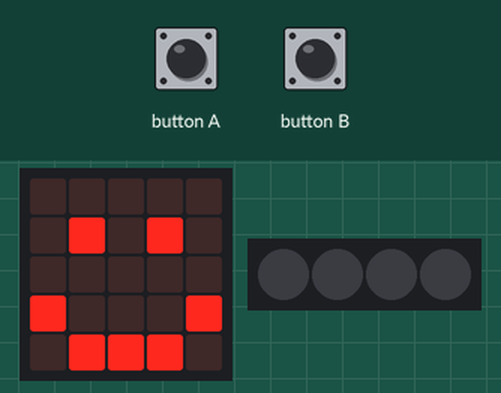
A program run on a simulated BBC micro:bit running MicroPython. Parts: the board's 5×5 LED display, 4 RGB LEDs in strip order, left to right. The test bench sets the inputs (shaded band). What the program prints to the serial console is not drawn.

Above: at 1.7 s.
1.8 s: button A pressed for 0.15 s
At 2.2 s:
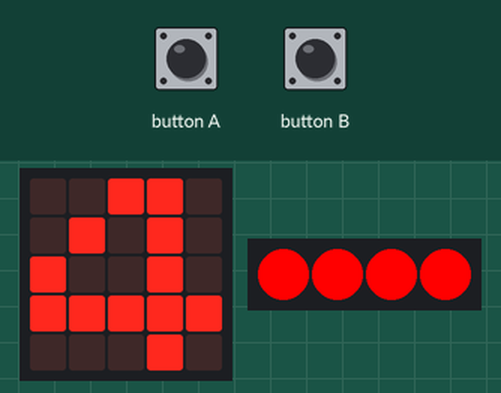
4.8 s: button A pressed for 3.2 s
At 7.7 s:
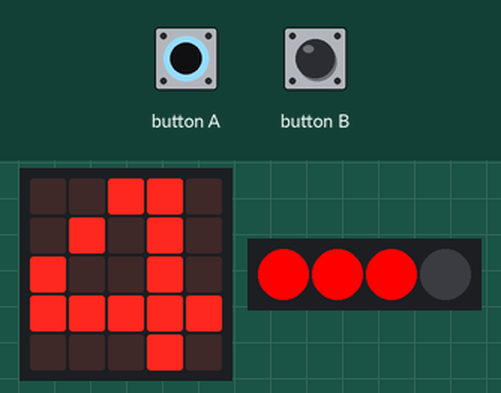
11.0 s: button A pressed for 1 s
At 15.7 s:
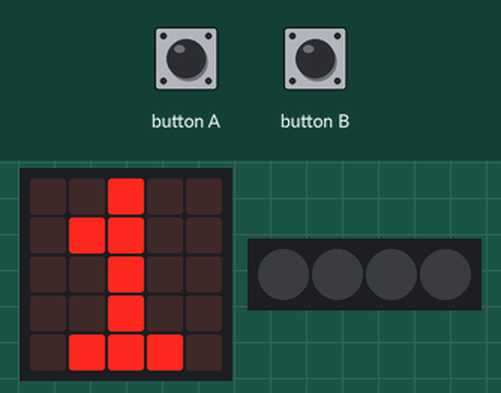
Timing chart, 0 to 17.2 s (numbered marks = the images above; inputs shaded):
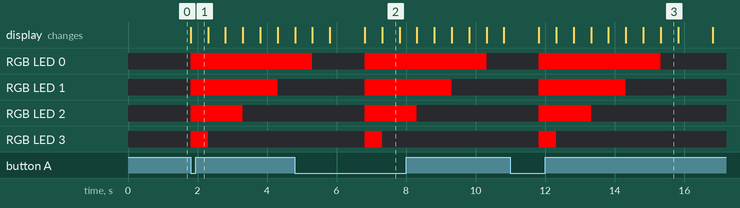

Measured:
- after the input at 1.8 s, RGB LED 0: off → RGB(255, 0, 0) at once; RGB LED 1: off → RGB(255, 0, 0) at once, → off 2.5 s later; RGB LED 2: off → RGB(255, 0, 0) at once, → off 1.5 s later; RGB LED 3: off → RGB(255, 0, 0) at once, → off 0.50 s later; the display: changes at once (image 1)
- after the input at 4.8 s, the display: first differs from a run without the input after 2.0 s (image 2 shows a later state)
- after the input at 11.0 s, the display: first changes after 0.82 s (image 3 shows a later state)
- what the display in image 2 shows lasts 0.5 s, from 7.3 s to 7.8 s

The program:

main.py
```python
from microbit import *
import neopixel

# Variables
num_pixels = 12
np = neopixel.NeoPixel(pin16, 4)
loopcounter = 4

# set up
display.clear()
display.show(Image.HAPPY)
sleep(500)
display.clear()
np[0] = (0, 0, 0)
np[1] = (0, 0, 0)
np[2] = (0, 0, 0)
np[3] = (0, 0, 0)
np.show()
display.show(Image.HAPPY)
np[0] = (0, 0, 0)
np[1] = (0, 0, 0)
np[2] = (0, 0, 0)
np[3] = (0, 0, 0)
print(np[0])
print(np[1])
print(np[2])
print(np[3])
np.show()

# loop
while True:
    if button_a.is_pressed():
        loopcounter = 4
        display.clear()
        np[0] = (255, 0, 0)
        np[1] = (255, 0, 0)
        np[2] = (255, 0, 0)
        np[3] = (255, 0, 0)
        while loopcounter >= 0:
            display.show(loopcounter)
            np.show()
            sleep(500)
            loopcounter = loopcounter - 1
            np[loopcounter] = (0, 0, 0)
            np.show()
            sleep(500)
    display.show(Image.HAPPY)
```
